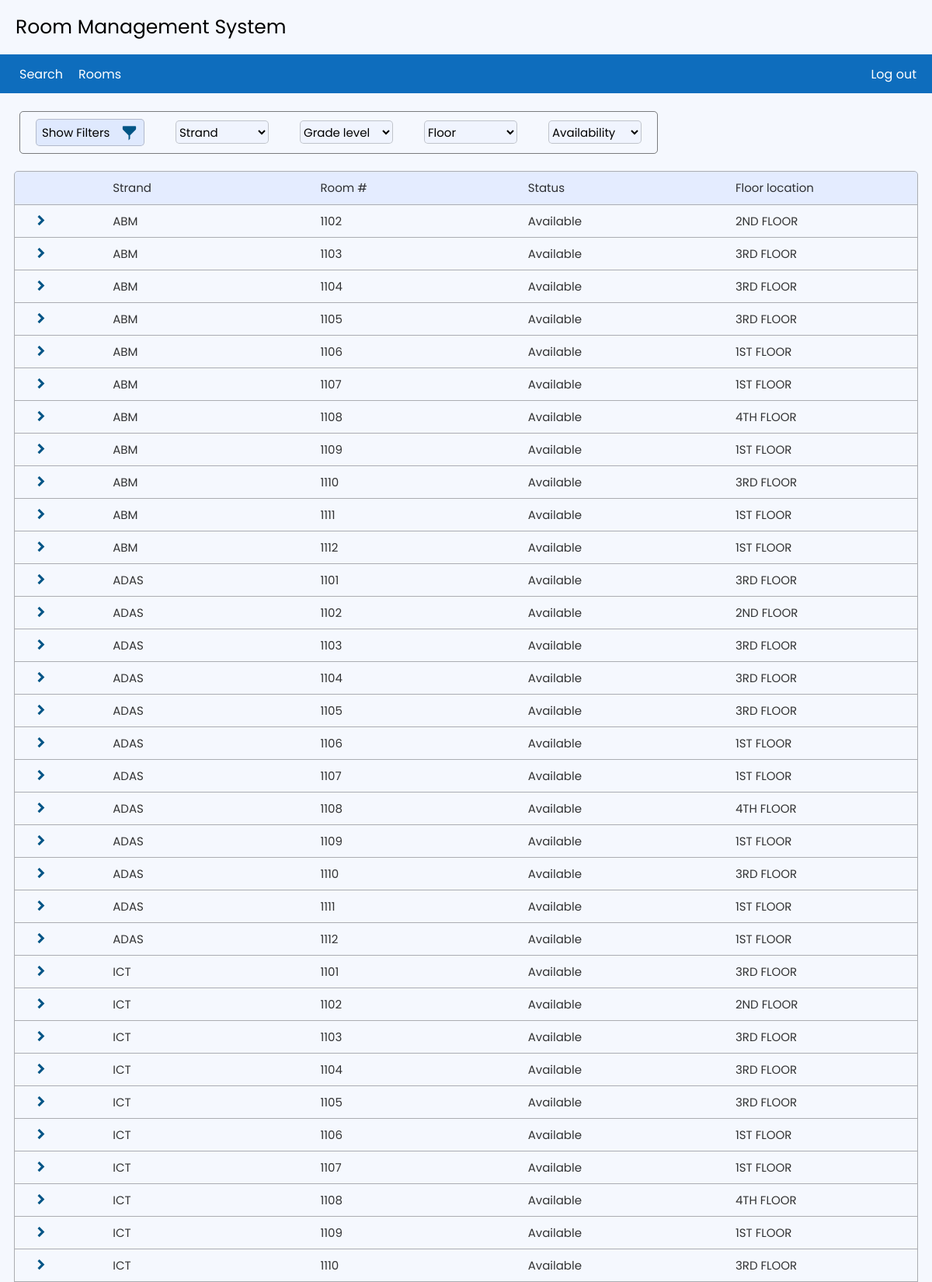
Page /rooms/roomDashboard.php (upper part) on the committed database.
### tables this page shows
CREATE TABLE `strand_room_details` (
  `room_ID` int(11) NOT NULL,
  `strand_code_ID` varchar(20) NOT NULL,
  `grade_lvl_ID` int(11) NOT NULL,
  `room_floor_ID` int(11) NOT NULL,
  `room_status_ID` int(11) NOT NULL,
  `room_number` int(11) NOT NULL
);

CREATE TABLE `strands` (
  `strand_code` varchar(11) NOT NULL,
  `strand_name` varchar(20) NOT NULL
);

CREATE TABLE `room_status` (
  `status_ID` int(11) NOT NULL,
  `status` varchar(20) NOT NULL
);

CREATE TABLE `room_floors` (
  `floor_ID` int(11) NOT NULL,
  `floor_number` varchar(20) NOT NULL
);

### PHPfunctions/rooms.php (the view, shortened to what this page needs)
<?php
include("../connections/connection.php");
$floor = "Floor";
$sql = "SELECT
            strands.strand_name,
            room_status.status,
            room_floors.floor_number,
            strand_room_details.room_number
        FROM
            strand_room_details
        JOIN
            strands ON strands.strand_code = strand_room_details.strand_code_ID
        JOIN
            room_status ON room_status.status_ID = strand_room_details.room_status_ID
        JOIN
            room_floors ON room_floors.floor_ID = strand_room_details.room_floor_ID
        JOIN
            grade_level ON grade_level.grade_level_ID = strand_room_details.grade_lvl_ID
        WHERE
            1=1";
$result = $connections->query($sql);
$searchResult = $errormsg = "";
if ($result) {
    if ($result->num_rows > 0) {
        $searchResult .= '
            <div class="Table-container">
                <table id="table">
                    <tr id="firstTr">
                        <td id=firstCell></td>
                        <td>Strand</td>
                        <td>Room #</td>
                        <td>Status</td>
                        <td>Floor location</td>
                    </tr>';
        while ($row = $result->fetch_assoc()) {
            $searchResult .= '
                    <tr>
                        <td><div class="div-bx-chevron-right"><i class="bx bx-chevron-right"></div></i></td>
                        <td>' . $row["strand_name"] . '</td>
                        <td>' . $row["room_number"] . '</td>
                        <td>' . $row["status"] . '</td>
                        <td>' . $row["floor_number"] . '</td>
                    </tr>';
        }
        $searchResult .= '</table></div>';
    } else {
        $errormsg .= '<div class="error-msg">No results found.</div>';
    }
} else {
    $errormsg .= '<div class="error-msg">Error: ' . $connections->error . '</div>';
}
?>

### rooms/roomDashboard.php (shortened to what this page needs)
<?php include("../connections/connection.php"); require_once "../PHPfunctions/rooms.php"; ?>
<!DOCTYPE html>
<html lang="en">
<head>
    <link rel="stylesheet" type="text/css" href="roomStyle.css">
    <link href='https://unpkg.com/boxicons@2.1.4/css/boxicons.min.css' rel='stylesheet'>
</head>
<body>
    <div class="container">
        <div class="header">Room Management System</div>
        <nav>
			<ul>
				<li><a href="../dashboard.php">Search</a></li>
				<li><a href="rooms/roomDashboard.php">Rooms</a></li>
			</ul>
			<ul>
			    <li><a href="../index.php">Log out</a></li>
			</ul>
		</nav>
        <form action="" method="post">
            <div class="filter">
                <div class="filter-details">
                    <button class="filter_logo" id="filter" name="filter">Show Filters<i class='bx bxs-filter-alt'></i></button>
                    <div class="details">
                        <select id="strandDropdown" name="strandDropdown">
                            <option value="">Strand</option>
                        </select>
                    </div>
                    <div class="details">
                        <select id="gradeDropdown" name="gradeDropdown">
                            <option value="">Grade level</option>
                        </select>
                    </div>
                    <div class="details">
                        <select id="floorLocationDropdown" name="floorLocationDropdown">
                            <option value=""><?php echo $floor; ?></option>
                        </select>
                    </div>
                    <div class="details">
                        <select id="availabilityDropdown" name="availabilityDropdown">
                            <option value="">Availability</option>
                        </select>
                    </div>
                </div>
            </div>
        </form>
        <?php
         echo $searchResult . $errormsg; ?>
    </div>
</body>
</html>

### rooms/roomStyle.css (style rules this page uses)
:root { --blue:#0e6dbd; --dark-blue:#005586; }
* { padding: 0; margin: 0; box-sizing: border-box; text-decoration: none; list-style: none; font-family: 'Poppins', sans-serif; }
body { background: rgb(190, 210, 254, .15); }
.container { max-width: 1900px; width: 100%; height: auto; margin: 0 auto; }
.header { height: 70px; width: 100%; display: flex; align-items: center; padding-left: 20px; font-size: 25px; }
nav { width: 100%; height: 50px; background: var(--blue); margin: 0 auto; color: white; display: flex; justify-content: space-between; padding: 0 10px 0 15px; }
nav ul { height: 100%; display: flex; align-items: center; }
nav ul li { margin: 10px; }
nav ul li a { color: white; }
.filter { height: 100px; width: 100%; display: flex; align-items: center; }
.filter_logo { width: 140px; height: 35px; font-size: 15px; border: 1px solid rgb(0,0,0,.2); display: flex; justify-content: space-around; align-items: center; border-radius: 5px; background: rgb(190, 210, 254, .4); margin: 0 20px; cursor: pointer; padding-left: 0 10px; }
.bx { color: var(--dark-blue); }
.bxs-filter-alt { font-size: 23px; }
.Table-container { border: 1px solid rgb(0,0,0,.3); border-radius: 5px; width: 97%; height: auto; margin: 0 auto; }
table { width: 100%; margin: 0 auto; border-collapse: collapse; border-radius: 5px; font-size: 15px; }
td, th { border: none; border-bottom: 1px solid rgb(0,0,0,.3); height: 42px; padding-left: 10px; color: rgb(0,0,0,.8); }
td:nth-child(2),td:nth-child(3), td:nth-child(4) { width: 23%; }
#firstCell { width: 10% ; }
#firstTr { background: rgb(190, 210, 254, .3); }
.div-bx-chevron-right { height: 100%; display: flex; align-items: center; margin: 0 0 0 10px; }
i.bx.bx-chevron-right { font-weight: bold; font-size: 25px; }
.filter-details { border: 1px solid rgb(0,0,0,.5); border-radius: 5px; height: 55px; display:flex; align-items: center; margin-left: 25px; }
select { width: 120px; height: 30px; font-size: 15px; border: 1px solid rgb(0,0,0,.2); display: flex; justify-content: space-around; align-items: center; border-radius: 5px; background: rgb(190, 210, 254, .1); margin: 0 20px; cursor: pointer; padding-left: 0 10px; }

### rows in the picture
strand_room_details: strands.strand_name "ABM", room_number "1102", room_status_ID.status "Available", room_floor_ID.floor_number "2ND FLOOR"
strand_room_details: strands.strand_name "ABM", room_number "1103", room_status_ID.status "Available", room_floor_ID.floor_number "3RD FLOOR"
strand_room_details: strands.strand_name "ABM", room_number "1104", room_status_ID.status "Available", room_floor_ID.floor_number "3RD FLOOR"
strand_room_details: strands.strand_name "ABM", room_number "1105", room_status_ID.status "Available", room_floor_ID.floor_number "3RD FLOOR"
strand_room_details: strands.strand_name "ABM", room_number "1106", room_status_ID.status "Available", room_floor_ID.floor_number "1ST FLOOR"
strand_room_details: strands.strand_name "ABM", room_number "1107", room_status_ID.status "Available", room_floor_ID.floor_number "1ST FLOOR"
strand_room_details: strands.strand_name "ABM", room_number "1108", room_status_ID.status "Available", room_floor_ID.floor_number "4TH FLOOR"
strand_room_details: strands.strand_name "ABM", room_number "1109", room_status_ID.status "Available", room_floor_ID.floor_number "1ST FLOOR"
strand_room_details: strands.strand_name "ABM", room_number "1110", room_status_ID.status "Available", room_floor_ID.floor_number "3RD FLOOR"
strand_room_details: strands.strand_name "ABM", room_number "1111", room_status_ID.status "Available", room_floor_ID.floor_number "1ST FLOOR"
strand_room_details: strands.strand_name "ABM", room_number "1112", room_status_ID.status "Available", room_floor_ID.floor_number "1ST FLOOR"
strand_room_details: strands.strand_name "ADAS", room_number "1101", room_status_ID.status "Available", room_floor_ID.floor_number "3RD FLOOR"
strand_room_details: strands.strand_name "ADAS", room_number "1102", room_status_ID.status "Available", room_floor_ID.floor_number "2ND FLOOR"
strand_room_details: strands.strand_name "ADAS", room_number "1103", room_status_ID.status "Available", room_floor_ID.floor_number "3RD FLOOR"
strand_room_details: strands.strand_name "ADAS", room_number "1104", room_status_ID.status "Available", room_floor_ID.floor_number "3RD FLOOR"
strand_room_details: strands.strand_name "ADAS", room_number "1105", room_status_ID.status "Available", room_floor_ID.floor_number "3RD FLOOR"
strand_room_details: strands.strand_name "ADAS", room_number "1106", room_status_ID.status "Available", room_floor_ID.floor_number "1ST FLOOR"
strand_room_details: strands.strand_name "ADAS", room_number "1107", room_status_ID.status "Available", room_floor_ID.floor_number "1ST FLOOR"
strand_room_details: strands.strand_name "ADAS", room_number "1108", room_status_ID.status "Available", room_floor_ID.floor_number "4TH FLOOR"
strand_room_details: strands.strand_name "ADAS", room_number "1109", room_status_ID.status "Available", room_floor_ID.floor_number "1ST FLOOR"
strand_room_details: strands.strand_name "ADAS", room_number "1110", room_status_ID.status "Available", room_floor_ID.floor_number "3RD FLOOR"
strand_room_details: strands.strand_name "ADAS", room_number "1111", room_status_ID.status "Available", room_floor_ID.floor_number "1ST FLOOR"
strand_room_details: strands.strand_name "ADAS", room_number "1112", room_status_ID.status "Available", room_floor_ID.floor_number "1ST FLOOR"
strand_room_details: strands.strand_name "ICT", room_number "1101", room_status_ID.status "Available", room_floor_ID.floor_number "3RD FLOOR"
strand_room_details: strands.strand_name "ICT", room_number "1102", room_status_ID.status "Available", room_floor_ID.floor_number "2ND FLOOR"
strand_room_details: strands.strand_name "ICT", room_number "1103", room_status_ID.status "Available", room_floor_ID.floor_number "3RD FLOOR"
strand_room_details: strands.strand_name "ICT", room_number "1104", room_status_ID.status "Available", room_floor_ID.floor_number "3RD FLOOR"
strand_room_details: strands.strand_name "ICT", room_number "1105", room_status_ID.status "Available", room_floor_ID.floor_number "3RD FLOOR"
strand_room_details: strands.strand_name "ICT", room_number "1106", room_status_ID.status "Available", room_floor_ID.floor_number "1ST FLOOR"
strand_room_details: strands.strand_name "ICT", room_number "1107", room_status_ID.status "Available", room_floor_ID.floor_number "1ST FLOOR"
strand_room_details: strands.strand_name "ICT", room_number "1108", room_status_ID.status "Available", room_floor_ID.floor_number "4TH FLOOR"
strand_room_details: strands.strand_name "ICT", room_number "1109", room_status_ID.status "Available", room_floor_ID.floor_number "1ST FLOOR"
strand_room_details: strands.strand_name "ICT", room_number "1110", room_status_ID.status "Available", room_floor_ID.floor_number "3RD FLOOR"

### other values in the picture
form field floorLocationDropdown "Floor"
